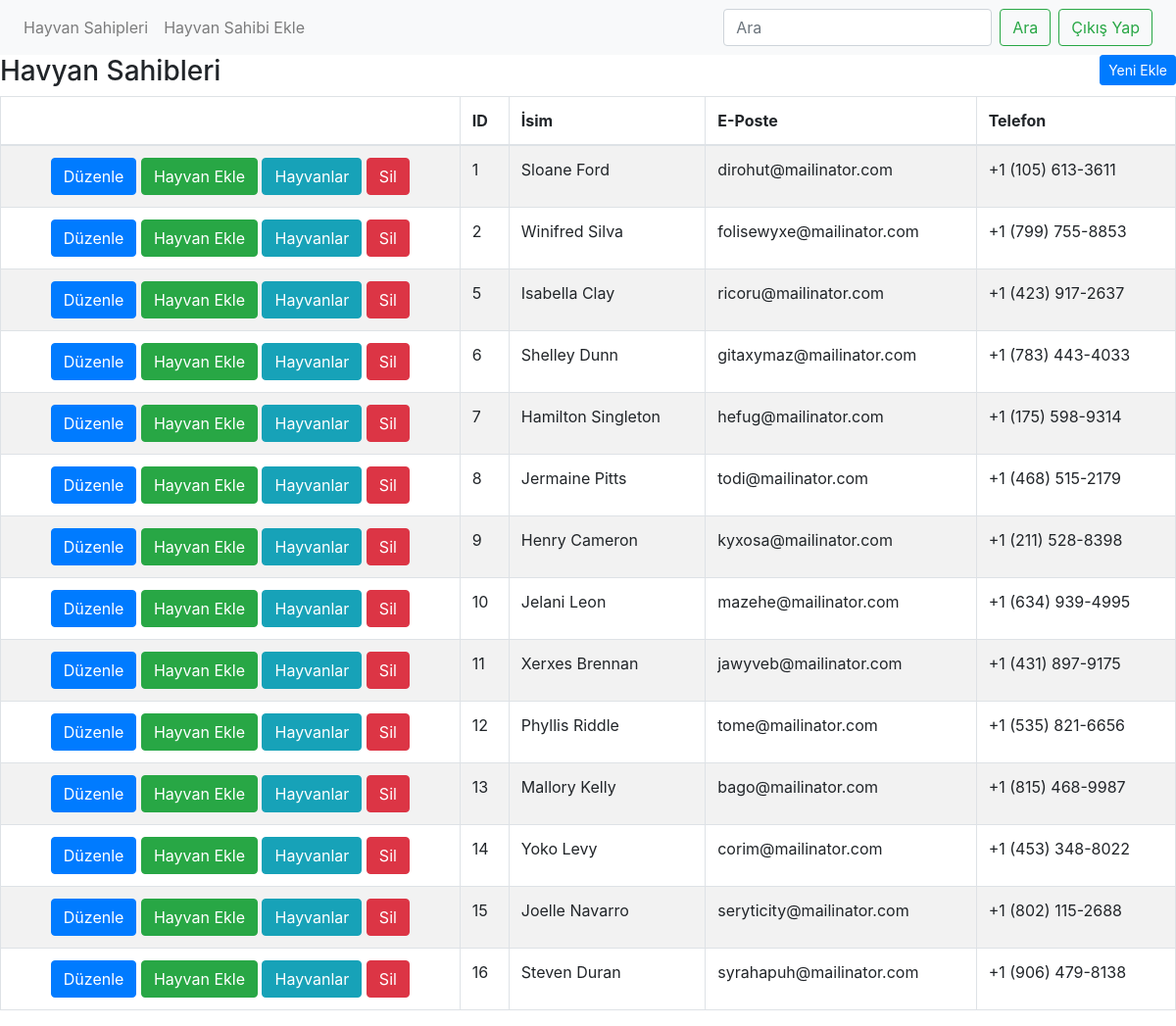
The page / (signed in) on the database as committed earlier.
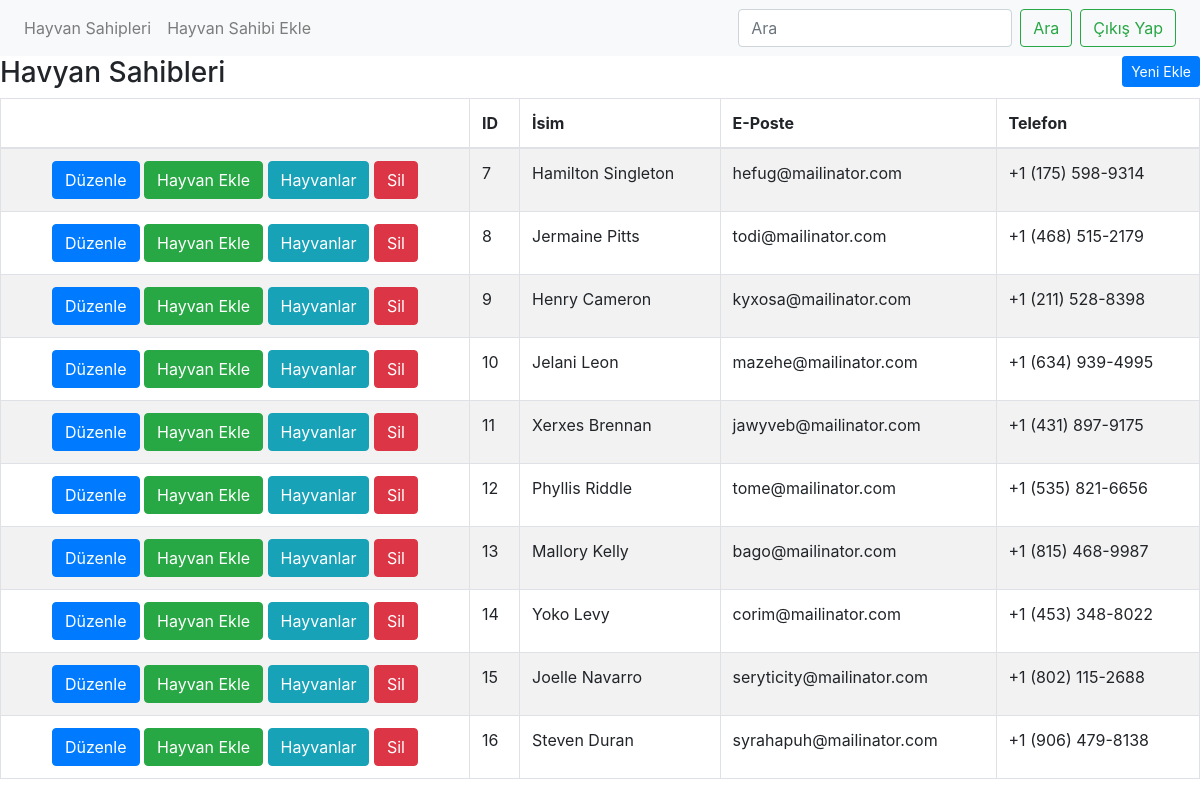
The same page on the database as committed later.
### veterinary/models/Owner.py (models this page shows, shortened)
class OwnerModel(models.Model):
    user = models.ForeignKey('accounts.CustomUserModel',on_delete=models.CASCADE,related_name="user",null=True)
    name= models.CharField(max_length=50,null=True)
    slug = AutoSlugField(populate_from='name')
    email=models.EmailField(max_length=70,blank=True,unique=True)
    phone = models.CharField(max_length=17, unique=False)
    address=models.TextField(unique=False,null=False)
    created_at = models.DateTimeField(auto_now=True)
    updated_at = models.DateTimeField(auto_now=True)
    class Meta:
        verbose_name="Owner"
        verbose_name = 'Owner'

### veterinary/views/owner.py (the view)
# urls.py: path('', OwnerView.as_view(),name="owner"),#Home page
class OwnerView(LoginRequiredMixin,View):
    http_method_names=['get','post']
    def get(self,request):
        search=request.GET.get('search')
        owner=OwnerModel.objects.filter(user=request.user)
        if search:
            owner= owner.filter(
                Q(name__icontains=search)
            )
        context={
            "owner":owner
        }
        return render(request,'page/owner.html',context=context)

### veterinary/templates/page/owner.html (shortened to what this page needs)
{% extends 'layout.html' %}
{% block content %}
<div class="container-fuild">
  <div class="row">
    <div class="col-md-12 ">
      <div class="panel panel-default panel-table">
        <div class="panel-heading">
          <div class="row">
            <div class="col col-xs-6">
              <h3 class="panel-title">Havyan Sahibleri</h3>
            </div>
            <div class="col col-xs-6 text-right">
              <a href="{% url 'veterinary:insertowner' %} "  class="btn btn-sm btn-primary btn-create">Yeni Ekle</a>
            </div>
          </div>
        </div>
        <div class="panel-body">
          <table class="table table-striped table-bordered table-list">
            <thead>
              <tr>
                <th><em class="fa fa-cog"></em></th>
                <th class="hidden-xs">ID</th>
                <th scope="col">İsim</th>
                <th scope="col">E-Poste</th>
                <th scope="col">Telefon</th>
              </tr>
            </thead>
            <tbody>
              {% for row in owner  %}
              <tr>
                <td align="center">
                  <a href="{% url 'veterinary:editowner' slug=row.slug %}" class="btn btn-primary">Düzenle</a>
                  <a href="{% url 'veterinary:insertanimal' slug=row.slug %}" class="btn btn-success">Hayvan Ekle</a>
                  <a href="{% url 'veterinary:animal' slug=row.slug %}" class="btn btn-info">Hayvanlar</a>
                  {% if user.role %}
                  <a href="{% url 'veterinary:ownerdelete' slug=row.slug %}" class="btn btn-danger">Sil</a>
                  {% endif %}
                </td>
                <td class="hidden-xs"> {{row.id}} </td>
                <td>{{row.name}}</td>
                <td>{{ row.email}}</td>
                <td> {{row.phone}} </td>
              </tr>
              {%  endfor %}
            </tbody>
          </table>
        </div>
      </div>
    </div>
  </div>
</div>
{% endblock %}

### templates/layout.html (shortened to what this page needs)
{% load static %}
<!DOCTYPE html>
<html lang="en">
<head>
    <link rel="stylesheet" href="https://stackpath.bootstrapcdn.com/bootstrap/4.4.1/css/bootstrap.min.css"
>
</head>
<body>
    <nav class="navbar navbar-expand-lg navbar-light bg-light">
        <div class="collapse navbar-collapse" id="navbarSupportedContent">
            {% if user.is_authenticated %}
            <ul class="navbar-nav mr-auto">
                <li class="nav-item">
                    <a class="nav-link" href="{% url 'veterinary:owner' %}">Hayvan Sahipleri</a>
                </li>
                <li class="nav-item">
                    <a class="nav-link" href="{% url 'veterinary:insertowner' %}">Hayvan Sahibi Ekle</a>
                </li>
            </ul>
            <form action="{% url 'veterinary:owner' %}" class="form-inline my-2 my-lg-0">
                <input class="form-control mr-sm-2" type="search" name="search"  placeholder="Ara" aria-label="Search">
                <button class="btn btn-outline-success mr-2 my-2 my-sm-0"  type="submit">Ara</button>
            </form>
            {% endif %}
            {% if user.is_authenticated %}
            <a href="/accounts/logout/"  class="btn btn-outline-success my-2 mr-2 my-sm-0" type="submit">Çıkış Yap</a>
            {% endif %}
        </div>
    </nav>
    <div class="container-fuild">
        {% block content %}{% endblock %}
    </div>
</body>
</html>

Rows that differ between the two databases and show on the page:
removed OwnerModel: id "1", name "Sloane Ford", email "dirohut@mailinator.com", phone "+1 (105) 613-3611"
removed OwnerModel: id "2", name "Winifred Silva", email "folisewyxe@mailinator.com", phone "+1 (799) 755-8853"
removed OwnerModel: id "5", name "Isabella Clay", email "ricoru@mailinator.com", phone "+1 (423) 917-2637"
removed OwnerModel: id "6", name "Shelley Dunn", email "gitaxymaz@mailinator.com", phone "+1 (783) 443-4033"
